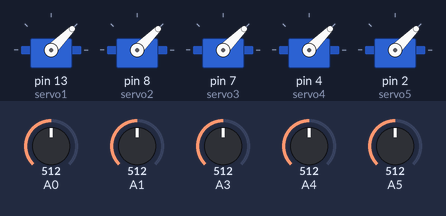
This sketch was run on a simulated Arduino Uno, built with avr-gcc and run on an emulated ATmega328P. Shown: 5 × servo. The inputs (shaded band) are chosen by the test bench; at power-on: A0 = 512, A1 = 512, A3 = 512, A4 = 512, A5 = 512.

Above: at 1.2 s.
1.3 s: A0 set to 716
At 2.5 s:
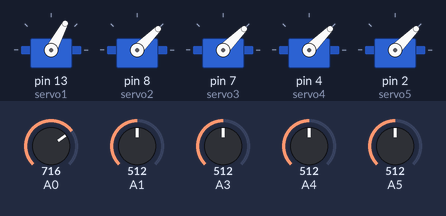
2.8 s: A1 set to 716
At 3.5 s:
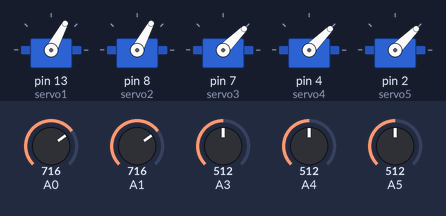
4.3 s: A3 set to 716
At 5.5 s:
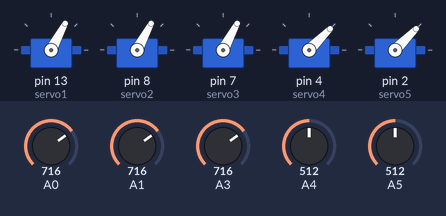
5.8 s: A4 set to 716
At 6.6 s:
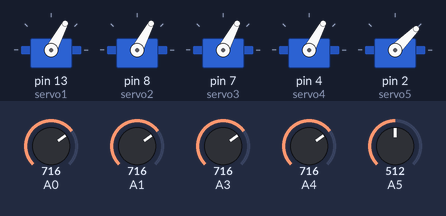
7.3 s: A5 set to 716
At 8.5 s:
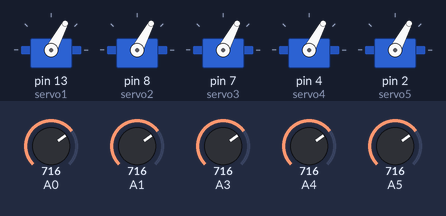
8.8 s: A0 set to 992
At 9.6 s:
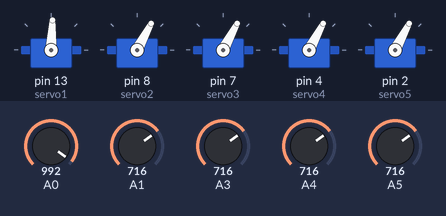
Timing chart, 0 to 11.3 s (numbered marks = the images above; inputs shaded):
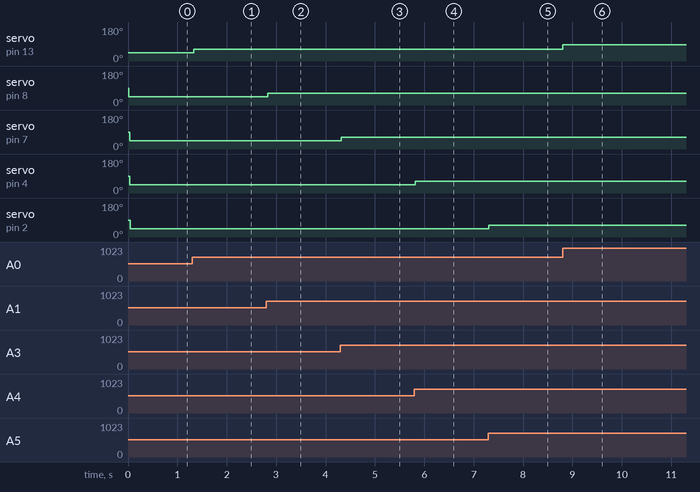

The sketch:

SERVO.ino
```cpp
#include <Servo.h>

int sen1=0,sen2=0,sen3=0,sen4=0,sen5=0;
int out1=0,out2=0,out3=0,out4=0,out5;
Servo servo1,servo2,servo3,servo4,servo5;

void setup()
{
  pinMode(A0,INPUT);
  servo1.attach(13);
  servo2.attach(8);
  servo3.attach(7);
  servo4.attach(4);
  servo5.attach(2);
}


void loop()
{
  sen1=analogRead(A0);
  out1=map(sen1,0,1023,0,90);
  servo1.write(out1);
  delay(10);

  sen2=analogRead(A1);
  out2=map(sen2,0,1023,0,90);
  servo2.write(out2);
  delay(10);

  sen3=analogRead(A3);
  out3=map(sen3,0,1023,0,90);
  servo3.write(out3);
  delay(10);

  sen4=analogRead(A4);
  out4=map(sen4,0,1023,0,90);
  servo4.write(out4);
  delay(10);

  sen5=analogRead(A5);
  out5=map(sen5,0,1023,0,90);
  servo5.write(out5);
  delay(10);

}
```

Measured:
- after the input at 1.3 s, servo on pin 13 (servo1): 45° → 62° at once
- after the input at 2.8 s, servo on pin 8 (servo2): 45° → 62° at once
- after the input at 4.3 s, servo on pin 7 (servo3): 45° → 62° at once
- after the input at 5.8 s, servo on pin 4 (servo4): 45° → 62° at once
- after the input at 7.3 s, servo on pin 2 (servo5): 45° → 62° at once
- after the input at 8.8 s, servo on pin 13 (servo1): 62° → 87° at once
